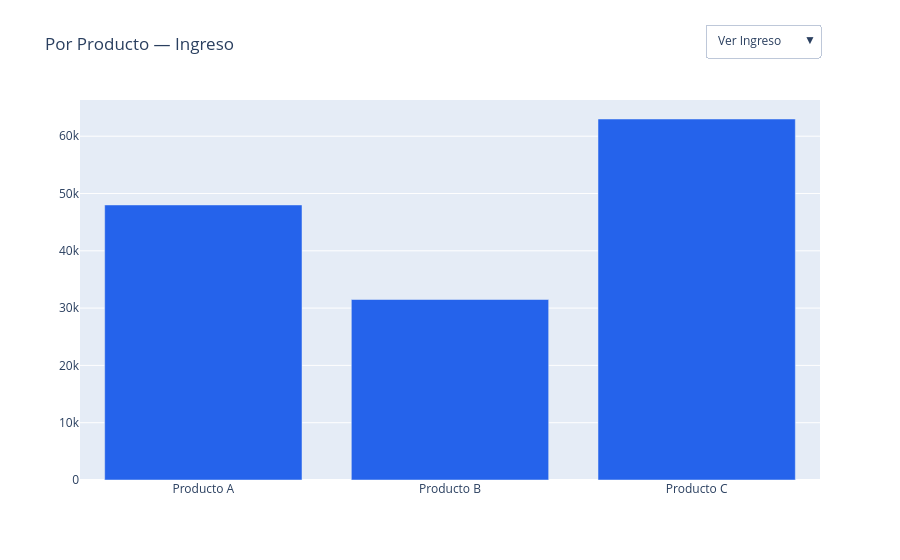

The cell this chart's notebook holds for it:
### Markdown cell above
## 3. Gráfica 2 — Barras con filtro (Ingreso / Unidades)
Esta va **arriba a la derecha**.

### Code cell
fig_barras = go.Figure()
fig_barras.add_trace(go.Bar(x=data_producto['Producto'], y=data_producto['Ingreso'],
                             name='Ingreso', marker_color='#2563eb', visible=True))
fig_barras.add_trace(go.Bar(x=data_producto['Producto'], y=data_producto['Unidades'],
                             name='Unidades', marker_color='#f59e0b', visible=False))

fig_barras.update_layout(
    title='Por Producto — Ingreso',
    updatemenus=[dict(
        type='dropdown', direction='down', x=1, xanchor='right', y=1.2,
        buttons=[
            dict(label='Ver Ingreso', method='update',
                 args=[{'visible': [True, False]}, {'title': 'Por Producto — Ingreso'}]),
            dict(label='Ver Unidades', method='update',
                 args=[{'visible': [False, True]}, {'title': 'Por Producto — Unidades'}]),
        ]
    )]
)
fig_barras.show()

### Figure 1 — Plotly figure (JSON) as saved in the notebook; plotly's stock layout.template omitted (floating-point values rounded to 4 significant figures)
{"data": [{"marker": {"color": "#2563eb"}, "name": "Ingreso", "type": "bar", "visible": true, "x": ["Producto A", "Producto B", "Producto C"], "y": [48000, 31500, 63000]}, {"marker": {"color": "#f59e0b"}, "name": "Unidades", "type": "bar", "visible": false, "x": ["Producto A", "Producto B", "Producto C"], "y": [320, 210, 150]}], "layout": {"title": {"text": "Por Producto — Ingreso"}, "updatemenus": [{"buttons": [{"args": [{"visible": [true, false]}, {"title": "Por Producto — Ingreso"}], "label": "Ver Ingreso", "method": "update"}, {"args": [{"visible": [false, true]}, {"title": "Por Producto — Unidades"}], "label": "Ver Unidades", "method": "update"}], "direction": "down", "type": "dropdown", "x": 1, "xanchor": "right", "y": 1.2}]}}
